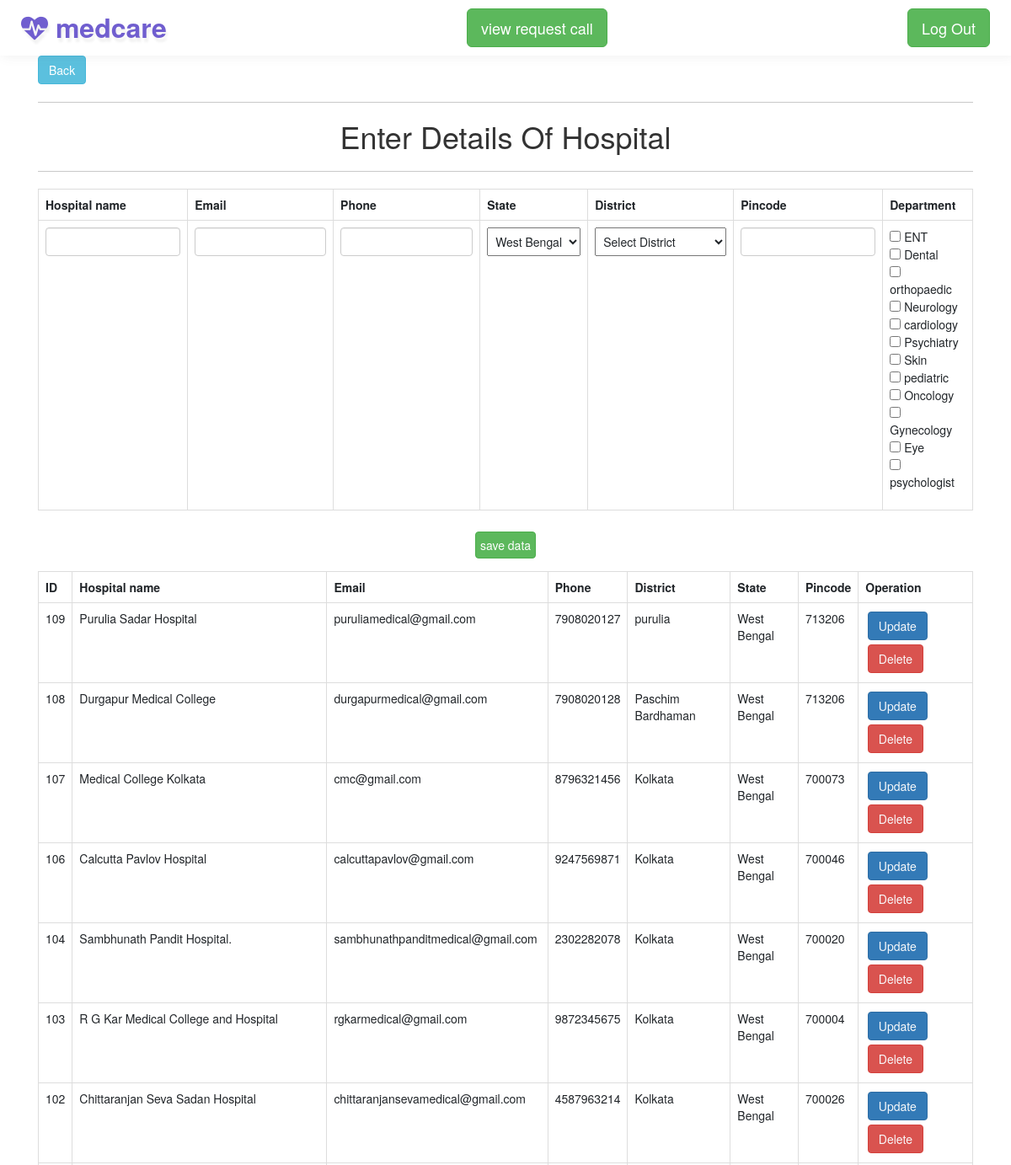
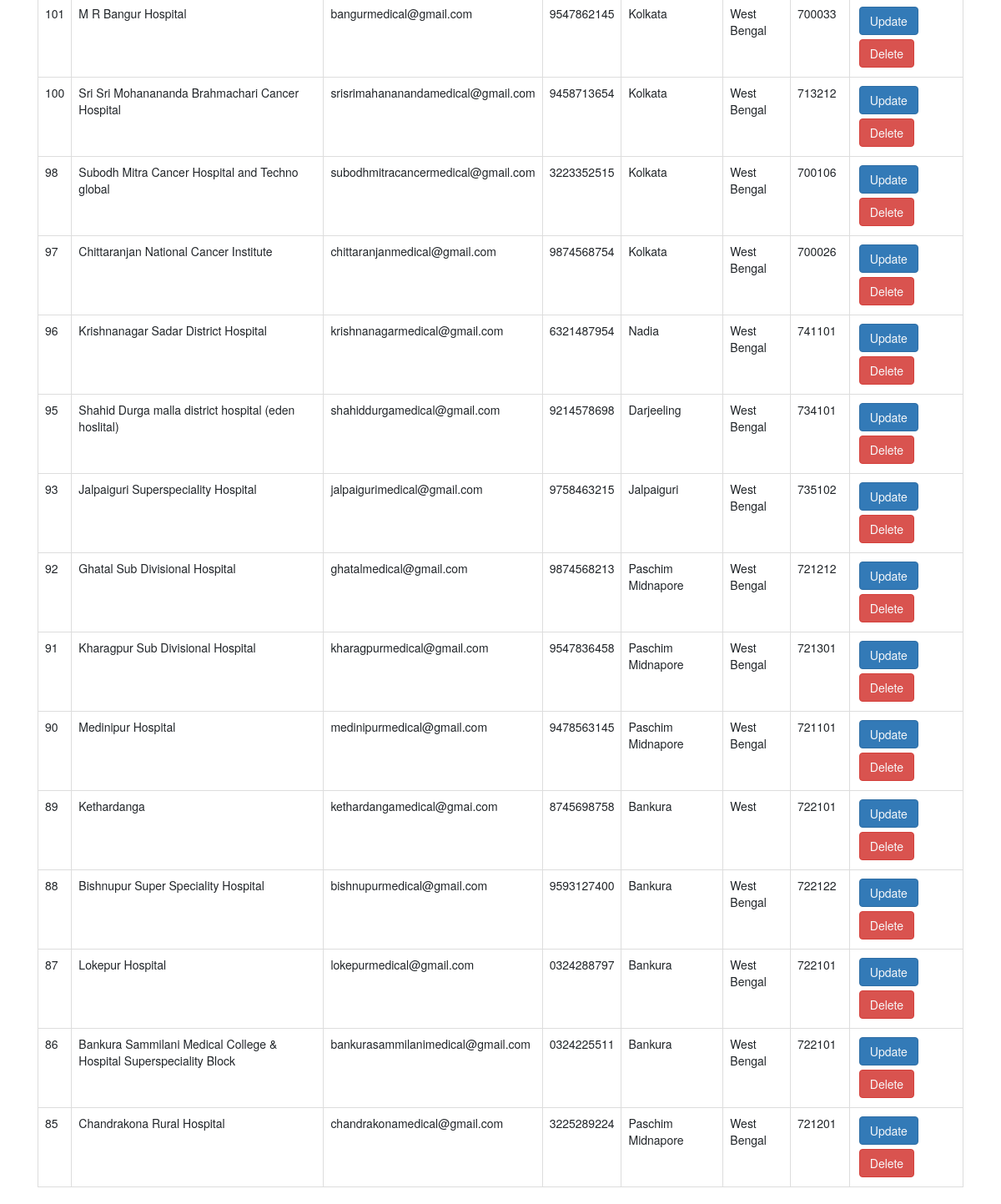
Screenshot of /index1.php with the database file from the repository (2 pictures, top to bottom).
### tables this page shows
CREATE TABLE `catagory` (
  `id` int(11) NOT NULL,
  `name` varchar(100) NOT NULL
);

CREATE TABLE `hospital_details` (
  `id` int(11) NOT NULL,
  `name` varchar(255) NOT NULL,
  `email` varchar(50) NOT NULL,
  `district` varchar(255) NOT NULL,
  `state` varchar(255) NOT NULL,
  `map` varchar(255) NOT NULL,
  `phone` varchar(100) NOT NULL,
  `pincode` int(10) NOT NULL
);

### index1.php (the view, shortened to what this page needs)
<?php include 'includes/header1.php'; ?>
<!DOCTYPE html>
<html lang="en">
<head>
    <link rel="stylesheet" href="./css/bootstrap.min.css">
    <link rel="stylesheet" href="./css/font-awasome.css">
    <link rel="stylesheet" href="./css/style.css">
    <link rel="stylesheet" href="./css/bootstrap4.min.css">
<link rel="stylesheet" href="./css/font-awesome.min.css">
</head>
<body>
<div class="container">
    <a href="admin_dashboard.php" class="btn btn-info">Back</a>
<form action="" method="post" class="insert-form" id="insert_form">
    <hr>
        <h1 class="text-center">Enter Details Of Hospital </h1>
            <hr>
                <div class="input-field">
            <table class="table table-bordered" id="table_field">
                <tr>
                    <th>Hospital name</th>
                    <th>Email</th>
                    <th>Phone</th>
                    <th>State</th>
                    <th>District</th>
                    <th>Pincode</th>
                    <th>Department</th>
                </tr>
<?php
$conn = mysqli_connect("localhost","root","","project");
?>
<tr>
    <td><input class="form-control" type="text" name="name[]" required="" id="" autofill="off" ></td>
    <td><input class="form-control" type="email" name="email[]" required="" id="" autofill="off" ></td>
    <td><input class="form-control" type="phone" name="phone[]" required="" id="" autofill="off" maxlength="10" pattern="[0-9]{10}"></td>
    <td><select name="state[]" class="dropdown p-2" required id="">
    <option selected value="West Bengal" class="w-100" >West Bengal</option>
    </select>
</td>
    <td><select name="district[]" class="from-control dropdown p-2" required="" id="">
    <option selected value="" class="w-100" >Select District </option>
    </select>
</td>
    <td><input class="form-control" type="text" name="pincode[]" required id="" autofill="off" maxlength="6" pattern="[0-9]{6}" ></td>
    <td>
    <div class="form-group">
<?php
$con = mysqli_connect('localhost','root','','project');
$query = "select * from catagory";
$query_run = mysqli_query($con,$query);
if (mysqli_num_rows($query_run) > 0){
    foreach($query_run as $cat){
        ?>
        <input class="form-group" type="checkbox" name="catagory[]" id="catagory" value="<?=$cat['name'];?>"/> <?= $cat['name']; ?> <br/>
        <?php
    }
}
else{}
?>
</div>
</td>
</tr>
            </table>
            <center>
            <input class="btn btn-success p-2 m-2" type="submit" name="save" id="save" value="save data">
            </center>
                </div>
</form>
<table class ="table table-bordered mt-3 p-2">
<tr>
                    <th> ID </th>
                    <th>Hospital name</th>
                    <th>Email</th>
                    <th>Phone</th>
                    <th>District</th>
                    <th>State</th>
                    <th>Pincode</th>
                    <th>Operation</th>
</tr>
<?php
$select = "SELECT * FROM hospital_details ORDER BY id DESC";
$result1 = mysqli_query($conn,$select);
if(!$result1){echo "";}
else{
while($row = mysqli_fetch_array($result1)){
$id = $row['id'];
        $name=$row['name'];
        $email=$row['email'];
        $phone=$row['phone'];
        $district=$row['district'];
        $state=$row['state'];
        $pincode=$row['pincode'];
        echo '
        <tr>
        <td>'.$id.'</td>
                    <td>'.$name.'</td>
                    <td>'.$email.'</td>
                    <td>'.$phone.'</td>
                    <td>'.$district.'</td>
                    <td>'.$state.'</td>
                    <td>'.$pincode.'</td>
                    <td><button class="btn btn-primary m-1"><a href="update.php?updateid='.$id.'" class="text-light">Update</a></button>
                    <button class="btn btn-danger m-1"><a href="delete.php?deleteid='.$id.'" class="text-light">Delete</a></button>
                    </td>
                </tr>
        '; ?>
        <?php
        }  }
        ?>
</table>
        </div>
</body>
</html>

### includes/header1.php (shortened to what this page needs)
<!DOCTYPE html>
<html lang="zxx">
<head>
	<link rel="stylesheet" href="css/bootstrap.css">
	<link rel="stylesheet" href="css/style.css" type="text/css" media="all" />
	<link href="css/font-awesome.min.css" rel="stylesheet">
</head>
<body>
	<div class="main-top" id="home">
		<header>
			<div class="container-fluid">
				<div class="header d-lg-flex justify-content-between align-items-center py-3 px-sm-3">
					<div id="logo">
					<a href="index1.php" class="logo" style="text-decoration:none;"> <i class="fa fa-heartbeat"></i> medcare </a>
					</div>
					<div class="view">
    <a href="em_view.php" class="btn btn-success btn-lg float-right" id="em_call">view request call</a>
					</div>
					<div id="logout">
    <a href="index.php" class="btn btn-success btn-lg float-right" id="logout">Log Out</a>
					</div>
    </div>
    </div>
    </div>
	</body>
	</html>

### css/style.css (style rules this page uses)
body { padding: 0; margin: 0; background: #FFF; font-family: 'Poppins', sans-serif; }
body button, .btn, body a { transition: 0.5s all; -webkit-transition: 0.5s all; -moz-transition: 0.5s all; -o-transition: 0.5s all; -ms-transition: 0.5s all; }
html { scroll-behavior: smooth; }
h1, h2, h3, h4, h5, h6 { margin: 0; padding: 0; }
header { -webkit-box-shadow: 0.33333rem 0 1.33333rem rgba(87, 87, 87, .1); -moz-box-shadow: 0.33333rem 0 1.33333rem rgba(87, 87, 87, .1); box-shadow: 0.33333rem 0 1.33333rem rgba(87, 87, 87, .1); background: #fff; }
.main-top { position: relative; z-index: 1; }
#logo a { float: left; display: initial; font-size: 32px; color: #705ecf; text-shadow: 2px 5px 3px rgba(0, 0, 0, 0.06); padding: 0; font-weight: 600; }

### rows the page displays
catagory: name "ENT"
catagory: name "Dental"
catagory: name "orthopaedic"
catagory: name "Neurology"
catagory: name "cardiology"
catagory: name "Psychiatry"
catagory: name "Skin"
catagory: name "pediatric"
catagory: name "Oncology"
catagory: name "Gynecology"
catagory: name "Eye"
catagory: name "psychologist"
hospital_details: id "109", name "Purulia Sadar Hospital", email "puruliamedical@gmail.com", phone "7908020127", district "purulia", state "West Bengal", pincode "713206"
hospital_details: id "108", name "Durgapur Medical College", email "durgapurmedical@gmail.com", phone "7908020128", district "Paschim Bardhaman", state "West Bengal", pincode "713206"
hospital_details: id "107", name "Medical College Kolkata", email "cmc@gmail.com", phone "8796321456", district "Kolkata", state "West Bengal", pincode "700073"
hospital_details: id "106", name "Calcutta Pavlov Hospital", email "calcuttapavlov@gmail.com", phone "9247569871", district "Kolkata", state "West Bengal", pincode "700046"
hospital_details: id "104", name "Sambhunath Pandit Hospital.", email "sambhunathpanditmedical@gmail.com", phone "2302282078", district "Kolkata", state "West Bengal", pincode "700020"
hospital_details: id "103", name "R G Kar Medical College and Hospital", email "rgkarmedical@gmail.com", phone "9872345675", district "Kolkata", state "West Bengal", pincode "700004"
hospital_details: id "102", name "Chittaranjan Seva Sadan Hospital", email "chittaranjansevamedical@gmail.com", phone "4587963214", district "Kolkata", state "West Bengal", pincode "700026"
hospital_details: id "101", name "M R Bangur Hospital", email "bangurmedical@gmail.com", phone "9547862145", district "Kolkata", state "West Bengal", pincode "700033"
hospital_details: id "100", name "Sri Sri Mohanananda Brahmachari Cancer Hospital", email "srisrimahananandamedical@gmail.com", phone "9458713654", district "Kolkata", state "West Bengal", pincode "713212"
hospital_details: id "98", name "Subodh Mitra Cancer Hospital and Techno global", email "subodhmitracancermedical@gmail.com", phone "3223352515", district "Kolkata", state "West Bengal", pincode "700106"
hospital_details: id "97", name "Chittaranjan National Cancer Institute", email "chittaranjanmedical@gmail.com", phone "9874568754", district "Kolkata", state "West Bengal", pincode "700026"
hospital_details: id "96", name "Krishnanagar Sadar District Hospital", email "krishnanagarmedical@gmail.com", phone "6321487954", district "Nadia", state "West Bengal", pincode "741101"
hospital_details: id "95", name "Shahid Durga malla district hospital (eden hoslital)", email "shahiddurgamedical@gmail.com", phone "9214578698", district "Darjeeling", state "West Bengal", pincode "734101"
hospital_details: id "93", name "Jalpaiguri Superspeciality Hospital", email "jalpaigurimedical@gmail.com", phone "9758463215", district "Jalpaiguri", state "West Bengal", pincode "735102"
hospital_details: id "92", name "Ghatal Sub Divisional Hospital", email "ghatalmedical@gmail.com", phone "9874568213", district "Paschim Midnapore", state "West Bengal", pincode "721212"
hospital_details: id "91", name "Kharagpur Sub Divisional Hospital", email "kharagpurmedical@gmail.com", phone "9547836458", district "Paschim Midnapore", state "West Bengal", pincode "721301"
hospital_details: id "90", name "Medinipur Hospital", email "medinipurmedical@gmail.com", phone "9478563145", district "Paschim Midnapore", state "West Bengal", pincode "721101"
hospital_details: id "89", name "Kethardanga", email "kethardangamedical@gmai.com", phone "8745698758", district "Bankura", state "West", pincode "722101"
hospital_details: id "88", name "Bishnupur Super Speciality Hospital", email "bishnupurmedical@gmail.com", phone "9593127400", district "Bankura", state "West Bengal", pincode "722122"
hospital_details: id "87", name "Lokepur Hospital", email "lokepurmedical@gmail.com", phone "0324288797", district "Bankura", state "West Bengal", pincode "722101"
hospital_details: id "86", name "Bankura Sammilani Medical College & Hospital Superspeciality Block", email "bankurasammilanimedical@gmail.com", phone "0324225511", district "Bankura", state "West Bengal", pincode "722101"
hospital_details: id "85", name "Chandrakona Rural Hospital", email "chandrakonamedical@gmail.com", phone "3225289224", district "Paschim Midnapore", state "West Bengal", pincode "721201"
